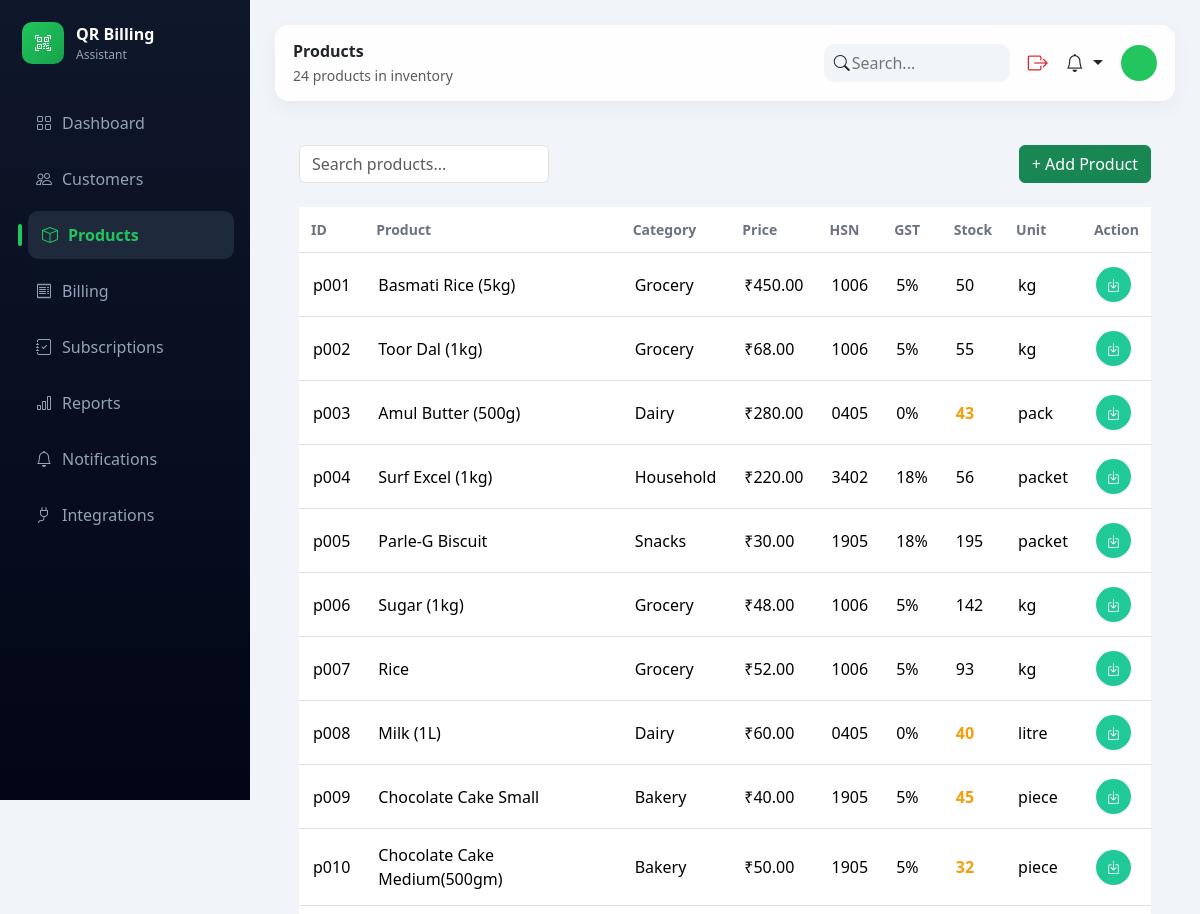
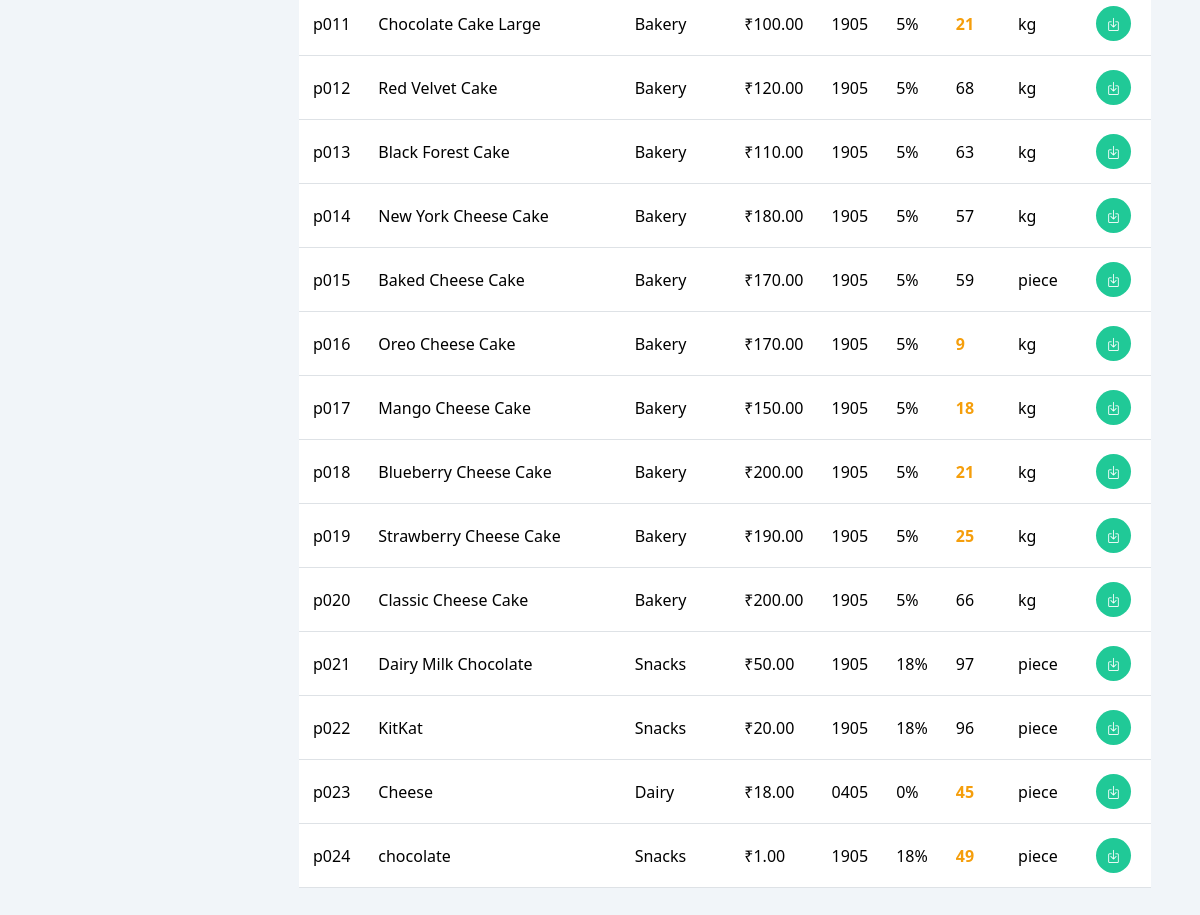
Screenshot of /products/ with the database file from the repository (2 pictures, top to bottom).
### products/models.py (models this page shows, shortened)
class Product(models.Model):
    CATEGORY_CHOICES = [
        ('Grocery', 'Grocery'),
        ('Dairy', 'Dairy'),
        ('Snacks', 'Snacks'),
        ('Household', 'Household'),
        ('Bakery', 'Bakery'),   # ✅ ADD THIS
    ]
    UNIT_CHOICES = [
        ('kg', 'Kg'),
        ('litre', 'Litre'),
        ('pack', 'Pack'),
        ('bag', 'Bag'),
        ('packet', 'Packet'),
    ]
    product_id = models.CharField(max_length=10, unique=True, blank=True)
    name = models.CharField(max_length=100)
    category = models.CharField(max_length=50, choices=CATEGORY_CHOICES)
    hsn_code = models.CharField(max_length=20, blank=True, null=True)
    price = models.DecimalField(max_digits=10, decimal_places=2)
    gst_rate = models.DecimalField(max_digits=5, decimal_places=2, default=0)
    stock = models.IntegerField()
    unit = models.CharField(max_length=20, choices=UNIT_CHOICES)

### products/views.py (the view, shortened to what this page needs)
# urls.py: path("products/", views.product_list, name="admin_products"),
def product_list(request):
    products = Product.objects.all().order_by("product_id")
    search_query = request.GET.get("search")
    if search_query:
        products = products.filter(
            Q(name__icontains=search_query) |
            Q(product_id__icontains=search_query) |
            Q(category__icontains=search_query)
        )
    context = {
        "products": products,
        "page_title": "Products",
        "page_subtitle": f"{products.count()} products in inventory"
    }
    return render(request, "dashboard/products.html", context)

### notifications/context_processors.py (called while the page is built)
def notification_data(request):
    if request.user.is_authenticated:
        latest_notifications = Notification.objects.filter(
            user=request.user
        ).order_by('-created_at')[:5]
        unread_notifications = Notification.objects.filter(
            user=request.user,
            is_read=False
        ).count()
    else:
        latest_notifications = []
        unread_notifications = 0
    return {
        'latest_notifications': latest_notifications,
        'unread_notifications': unread_notifications
    }

### billing/templates/dashboard/products.html (shortened to what this page needs)
{% extends "dashboard/base.html" %}
{% block content %}
<div class="dashboard-card p-4">
<div class="d-flex justify-content-between align-items-center mb-4">
<form method="GET" style="width:250px;">
<input type="text" name="search" value="{{ request.GET.search }}"
class="form-control" placeholder="Search products...">
</form>
<button class="btn btn-success"
data-bs-toggle="modal"
data-bs-target="#addProductModal">
+ Add Product
</button>
</div>
<div class="table-responsive">
<table class="table align-middle">
<thead>
<tr>
<th>ID</th>
<th>Product</th>
<th>Category</th>
<th>Price</th>
<th>HSN</th>
<th>GST</th>
<th>Stock</th>
<th>Unit</th>
<th>Action</th>
</tr>
</thead>
<tbody>
{% for product in products %}
<tr>
<td>{{ product.product_id }}</td>
<td>{{ product.name }}</td>
<td>{{ product.category }}</td>
<td>₹{{ product.price }}</td>
<td>{{ product.hsn_code }}</td>
<td>{{ product.gst_rate|floatformat:0 }}%</td>
<td>
{% if product.stock <= 1 %}
<span class="out-stock">Out ({{ product.stock }})</span>
{% elif product.stock < 50 %}
<span class="low-stock">{{ product.stock }}</span>
{% else %}
{{ product.stock }}
{% endif %}
</td>
<td>{{ product.unit }}</td>
<td>
<button class="btn btn-sm d-flex align-items-center justify-content-center"
style="background:#20c997; color:white; border:none; width:35px; height:35px; border-radius:50%; transition:0.3s;"
onmouseover="this.style.background='#17a589'"
onmouseout="this.style.background='#20c997'"
data-bs-toggle="modal"
data-bs-target="#stockModal{{ product.id }}">
<i class="bi bi-box-arrow-in-down"></i>
</button>
</td>
</tr>
{% empty %}
<tr>
<td colspan="9" class="text-center text-muted">
No products found
</td>
</tr>
{% endfor %}
</tbody>
</table>
</div>
</div>
{% endblock %}

### billing/templates/dashboard/base.html (style rules this page uses)
body { margin:0; background:#f1f5f9; font-family:'Segoe UI',sans-serif; }

### billing/templates/dashboard/products.html (style rules this page uses)
.table { width:100%; border-collapse:collapse; }
.table thead th { font-size:14px; color:#6b7280; padding:12px; }
.table tbody tr { background:#ffffff; }
.table td { padding:14px; }
.low-stock { color:#f59e0b; font-weight:600; }

### rows the page displays
Product: product_id "p001", name "Basmati Rice (5kg)", category "Grocery", price "450.00", hsn_code "1006", gst_rate "5", stock "50", unit "kg"
Product: product_id "p002", name "Toor Dal (1kg)", category "Grocery", price "68.00", hsn_code "1006", gst_rate "5", stock "55", unit "kg"
Product: product_id "p003", name "Amul Butter (500g)", category "Dairy", price "280.00", hsn_code "0405", gst_rate "0", stock "43", unit "pack", {{ product.id }} 3 (drawn)
Product: product_id "p004", name "Surf Excel (1kg)", category "Household", price "220.00", hsn_code "3402", gst_rate "18", stock "56", unit "packet"
Product: product_id "p005", name "Parle-G Biscuit", category "Snacks", price "30.00", hsn_code "1905", gst_rate "18", stock "195", unit "packet"
Product: product_id "p006", name "Sugar (1kg)", category "Grocery", price "48.00", hsn_code "1006", gst_rate "5", stock "142", unit "kg"
Product: product_id "p007", name "Rice", category "Grocery", price "52.00", hsn_code "1006", gst_rate "5", stock "93", unit "kg"
Product: product_id "p008", name "Milk (1L)", category "Dairy", price "60.00", hsn_code "0405", gst_rate "0", stock "40", unit "litre"
Product: product_id "p009", name "Chocolate Cake Small", category "Bakery", price "40.00", hsn_code "1905", gst_rate "5", stock "45", unit "piece"
Product: product_id "p010", name "Chocolate Cake Medium(500gm)", category "Bakery", price "50.00", hsn_code "1905", gst_rate "5", stock "32", unit "piece"
Product: product_id "p011", name "Chocolate Cake Large", category "Bakery", price "100.00", hsn_code "1905", gst_rate "5", stock "21", unit "kg"
Product: product_id "p012", name "Red Velvet Cake", category "Bakery", price "120.00", hsn_code "1905", gst_rate "5", stock "68", unit "kg"
Product: product_id "p013", name "Black Forest Cake", category "Bakery", price "110.00", hsn_code "1905", gst_rate "5", stock "63", unit "kg"
Product: product_id "p014", name "New York Cheese Cake", category "Bakery", price "180.00", hsn_code "1905", gst_rate "5", stock "57", unit "kg"
Product: product_id "p015", name "Baked Cheese Cake", category "Bakery", price "170.00", hsn_code "1905", gst_rate "5", stock "59", unit "piece"
Product: product_id "p016", name "Oreo Cheese Cake", category "Bakery", price "170.00", hsn_code "1905", gst_rate "5", stock "9", unit "kg"
Product: product_id "p017", name "Mango Cheese Cake", category "Bakery", price "150.00", hsn_code "1905", gst_rate "5", stock "18", unit "kg"
Product: product_id "p018", name "Blueberry Cheese Cake", category "Bakery", price "200.00", hsn_code "1905", gst_rate "5", stock "21", unit "kg"
Product: product_id "p019", name "Strawberry Cheese Cake", category "Bakery", price "190.00", hsn_code "1905", gst_rate "5", stock "25", unit "kg"
Product: product_id "p020", name "Classic Cheese Cake", category "Bakery", price "200.00", hsn_code "1905", gst_rate "5", stock "66", unit "kg"
Product: product_id "p021", name "Dairy Milk Chocolate", category "Snacks", price "50.00", hsn_code "1905", gst_rate "18", stock "97", unit "piece"
Product: product_id "p022", name "KitKat", category "Snacks", price "20.00", hsn_code "1905", gst_rate "18", stock "96", unit "piece"
Product: product_id "p023", name "Cheese", category "Dairy", price "18.00", hsn_code "0405", gst_rate "0", stock "45", unit "piece"
Product: product_id "p024", name "chocolate", category "Snacks", price "1.00", hsn_code "1905", gst_rate "18", stock "49", unit "piece"

### other values shown
{{ page_title }} "Products"
{{ page_subtitle }} "24 products in inventory"
